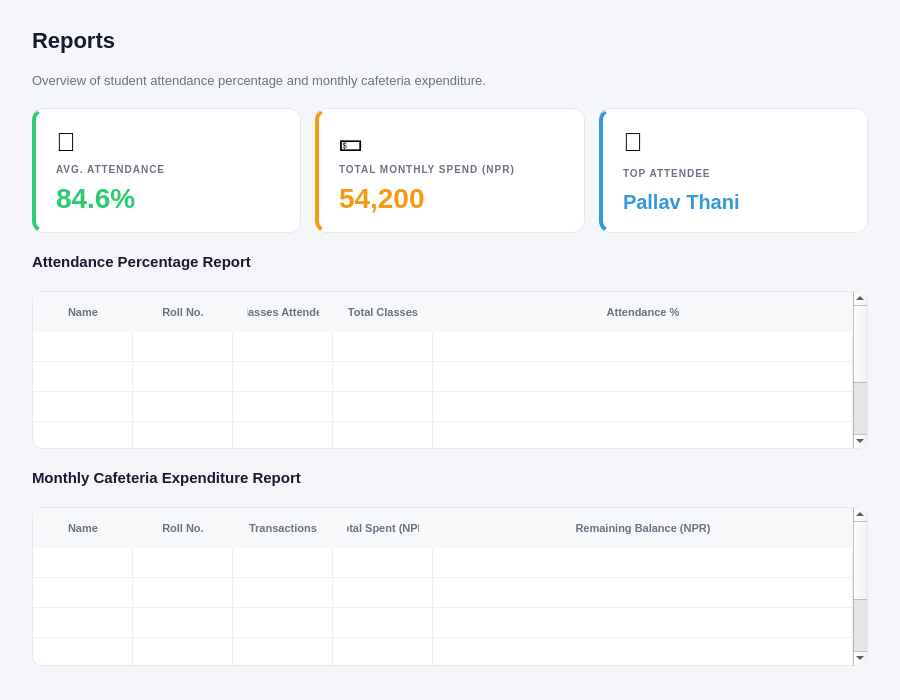
<?xml version='1.0' encoding='UTF-8'?>
<ui version="4.0"><class>ReportsPage</class><widget class="QWidget" name="ReportsPage">
 <property name="geometry"><rect><x>0</x><y>0</y><width>900</width><height>700</height></rect></property>
 <property name="windowTitle"><string>ReportsPage</string></property>
 <property name="styleSheet"><string notr="true">QWidget#ReportsPage { background-color: #F5F6FA; }</string></property>
         <layout class="QVBoxLayout" name="reportsLayout">
          <property name="leftMargin"><number>32</number></property><property name="topMargin"><number>28</number></property><property name="rightMargin"><number>32</number></property><property name="bottomMargin"><number>28</number></property><property name="spacing"><number>20</number></property>

          <item>
           <widget class="QLabel" name="labelReportsTitle">
            <property name="text"><string>Reports</string></property>
            <property name="styleSheet"><string notr="true">color: #1A1A2E; font-size:22px; font-weight:700; background:transparent; border:none;</string></property>
           </widget>
          </item>

          <item>
           <widget class="QLabel" name="labelReportsInfo">
            <property name="text"><string>Overview of student attendance percentage and monthly cafeteria expenditure.</string></property>
            <property name="wordWrap"><bool>true</bool></property>
            <property name="styleSheet"><string notr="true">color:#6B7280; font-size:13px; background:transparent; border:none;</string></property>
           </widget>
          </item>

          
          <item>
           <layout class="QHBoxLayout" name="reportsStatRow">
            <property name="spacing"><number>14</number></property>

            <item>
             <widget class="QFrame" name="repCard1">
              <property name="styleSheet"><string notr="true">QFrame#repCard1{background-color:#FFFFFF;border:1px solid #E5E7F0;border-radius:12px;border-left:4px solid #2ECC71;}</string></property>
              <layout class="QVBoxLayout"><property name="leftMargin"><number>20</number></property><property name="topMargin"><number>18</number></property><property name="rightMargin"><number>20</number></property><property name="bottomMargin"><number>18</number></property><property name="spacing"><number>6</number></property>
               <item><widget class="QLabel"><property name="text"><string>📅</string></property><property name="styleSheet"><string notr="true">font-size:26px;background:transparent;border:none;</string></property></widget></item>
               <item><widget class="QLabel"><property name="text"><string>AVG. ATTENDANCE</string></property><property name="styleSheet"><string notr="true">font-size:10px;font-weight:600;color:#6B7280;letter-spacing:1px;background:transparent;border:none;</string></property></widget></item>
               <item><widget class="QLabel" name="repVal1"><property name="text"><string>84.6%</string></property><property name="styleSheet"><string notr="true">font-size:28px;font-weight:800;color:#2ECC71;background:transparent;border:none;</string></property></widget></item>
              </layout>
             </widget>
            </item>

            <item>
             <widget class="QFrame" name="repCard2">
              <property name="styleSheet"><string notr="true">QFrame#repCard2{background-color:#FFFFFF;border:1px solid #E5E7F0;border-radius:12px;border-left:4px solid #F39C12;}</string></property>
              <layout class="QVBoxLayout"><property name="leftMargin"><number>20</number></property><property name="topMargin"><number>18</number></property><property name="rightMargin"><number>20</number></property><property name="bottomMargin"><number>18</number></property><property name="spacing"><number>6</number></property>
               <item><widget class="QLabel"><property name="text"><string>💵</string></property><property name="styleSheet"><string notr="true">font-size:26px;background:transparent;border:none;</string></property></widget></item>
               <item><widget class="QLabel"><property name="text"><string>TOTAL MONTHLY SPEND (NPR)</string></property><property name="styleSheet"><string notr="true">font-size:10px;font-weight:600;color:#6B7280;letter-spacing:1px;background:transparent;border:none;</string></property></widget></item>
               <item><widget class="QLabel" name="repVal2"><property name="text"><string>54,200</string></property><property name="styleSheet"><string notr="true">font-size:28px;font-weight:800;color:#F39C12;background:transparent;border:none;</string></property></widget></item>
              </layout>
             </widget>
            </item>

            <item>
             <widget class="QFrame" name="repCard3">
              <property name="styleSheet"><string notr="true">QFrame#repCard3{background-color:#FFFFFF;border:1px solid #E5E7F0;border-radius:12px;border-left:4px solid #3498DB;}</string></property>
              <layout class="QVBoxLayout"><property name="leftMargin"><number>20</number></property><property name="topMargin"><number>18</number></property><property name="rightMargin"><number>20</number></property><property name="bottomMargin"><number>18</number></property><property name="spacing"><number>6</number></property>
               <item><widget class="QLabel"><property name="text"><string>🏅</string></property><property name="styleSheet"><string notr="true">font-size:26px;background:transparent;border:none;</string></property></widget></item>
               <item><widget class="QLabel"><property name="text"><string>TOP ATTENDEE</string></property><property name="styleSheet"><string notr="true">font-size:10px;font-weight:600;color:#6B7280;letter-spacing:1px;background:transparent;border:none;</string></property></widget></item>
               <item><widget class="QLabel" name="repVal3"><property name="text"><string>Pallav Thani</string></property><property name="styleSheet"><string notr="true">font-size:20px;font-weight:800;color:#3498DB;background:transparent;border:none;</string></property></widget></item>
              </layout>
             </widget>
            </item>

           </layout>
          </item>

          
          <item>
           <widget class="QLabel" name="labelAttReportTitle">
            <property name="text"><string>Attendance Percentage Report</string></property>
            <property name="styleSheet"><string notr="true">color: #1A1A2E; font-size:15px; font-weight:600; background:transparent; border:none;</string></property>
           </widget>
          </item>

          <item>
           <widget class="QTableWidget" name="tableAttendanceReport">
            <property name="styleSheet">
             <string notr="true">QTableWidget{background-color:#FFFFFF;border:1px solid #E5E7F0;border-radius:10px;gridline-color:#EDEFF5;font-size:13px;}
QHeaderView::section{background-color:#F7F8FA;color:#6B7280;font-size:11px;font-weight:600;padding:11px 14px;border:none;}
QTableWidget::item{padding:11px 14px;color:#374151;}
QTableWidget::item:selected{background-color:#FDECEA;color:#1A1A2E;}
QTableWidget::item:hover{background-color:#F7F8FA;}</string>
            </property>
            <property name="editTriggers"><set>QAbstractItemView::NoEditTriggers</set></property>
            <property name="selectionBehavior"><enum>QAbstractItemView::SelectRows</enum></property>
            <property name="selectionMode"><enum>QAbstractItemView::SingleSelection</enum></property>
            <attribute name="horizontalHeaderStretchLastSection"><bool>true</bool></attribute>
            <attribute name="verticalHeaderVisible"><bool>false</bool></attribute>
            <column><property name="text"><string>Name</string></property></column>
            <column><property name="text"><string>Roll No.</string></property></column>
            <column><property name="text"><string>Classes Attended</string></property></column>
            <column><property name="text"><string>Total Classes</string></property></column>
            <column><property name="text"><string>Attendance %</string></property></column>
            <row /><row /><row /><row /><row />
           </widget>
          </item>

          
          <item>
           <widget class="QLabel" name="labelExpReportTitle">
            <property name="text"><string>Monthly Cafeteria Expenditure Report</string></property>
            <property name="styleSheet"><string notr="true">color: #1A1A2E; font-size:15px; font-weight:600; background:transparent; border:none;</string></property>
           </widget>
          </item>

          <item>
           <widget class="QTableWidget" name="tableExpenditureReport">
            <property name="styleSheet">
             <string notr="true">QTableWidget{background-color:#FFFFFF;border:1px solid #E5E7F0;border-radius:10px;gridline-color:#EDEFF5;font-size:13px;}
QHeaderView::section{background-color:#F7F8FA;color:#6B7280;font-size:11px;font-weight:600;padding:11px 14px;border:none;}
QTableWidget::item{padding:11px 14px;color:#374151;}
QTableWidget::item:selected{background-color:#FDECEA;color:#1A1A2E;}
QTableWidget::item:hover{background-color:#F7F8FA;}</string>
            </property>
            <property name="editTriggers"><set>QAbstractItemView::NoEditTriggers</set></property>
            <property name="selectionBehavior"><enum>QAbstractItemView::SelectRows</enum></property>
            <property name="selectionMode"><enum>QAbstractItemView::SingleSelection</enum></property>
            <attribute name="horizontalHeaderStretchLastSection"><bool>true</bool></attribute>
            <attribute name="verticalHeaderVisible"><bool>false</bool></attribute>
            <column><property name="text"><string>Name</string></property></column>
            <column><property name="text"><string>Roll No.</string></property></column>
            <column><property name="text"><string>Transactions</string></property></column>
            <column><property name="text"><string>Total Spent (NPR)</string></property></column>
            <column><property name="text"><string>Remaining Balance (NPR)</string></property></column>
            <row /><row /><row /><row /><row />
           </widget>
          </item>

          <item><spacer><property name="orientation"><enum>Qt::Vertical</enum></property><property name="sizeHint" stdset="0"><size><width>20</width><height>40</height></size></property></spacer></item>

         </layout>
        </widget>

        
        <resources /><connections /></ui>
